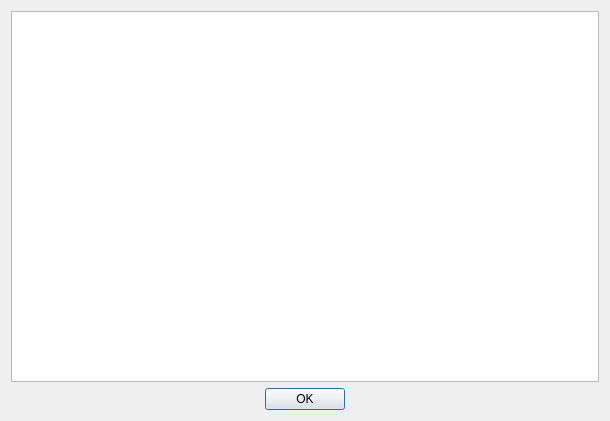
<?xml version="1.0" encoding="UTF-8"?>
<ui version="4.0">
 <class>License</class>
 <widget class="QDialog" name="License">
  <property name="geometry">
   <rect>
    <x>0</x>
    <y>0</y>
    <width>610</width>
    <height>421</height>
   </rect>
  </property>
  <property name="windowTitle">
   <string>OpenGeoSys Software License</string>
  </property>
  <layout class="QVBoxLayout" name="verticalLayout">
   <item>
    <widget class="QTextBrowser" name="licenseTextBrowser"/>
   </item>
   <item>
    <layout class="QHBoxLayout" name="horizontalLayout">
     <item>
      <spacer name="horizontalSpacer">
       <property name="orientation">
        <enum>Qt::Horizontal</enum>
       </property>
       <property name="sizeHint" stdset="0">
        <size>
         <width>40</width>
         <height>20</height>
        </size>
       </property>
      </spacer>
     </item>
     <item>
      <widget class="QPushButton" name="okPushButton">
       <property name="text">
        <string>OK</string>
       </property>
      </widget>
     </item>
     <item>
      <spacer name="horizontalSpacer_2">
       <property name="orientation">
        <enum>Qt::Horizontal</enum>
       </property>
       <property name="sizeHint" stdset="0">
        <size>
         <width>40</width>
         <height>20</height>
        </size>
       </property>
      </spacer>
     </item>
    </layout>
   </item>
  </layout>
 </widget>
 <resources/>
 <connections/>
</ui>
